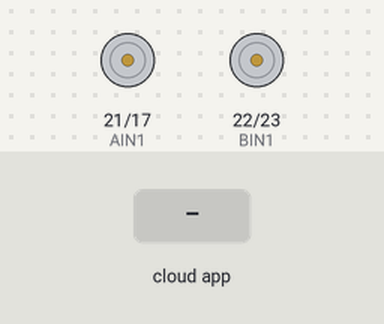
Bench run of a sketch on a simulated ESP32. On the bench: motor-driver pin pairs drawn as motors (green arrow = first pin HIGH = forward, orange = second pin HIGH = backward, longer = more drive, scaled by the enable pin). The inputs (shaded band) are chosen by the test bench. The ROS host is connected and sends only what is stated.

Above: at 1.2 s.
1.3 s: the phone or cloud app sets linear.x to -100
At 2.4 s:
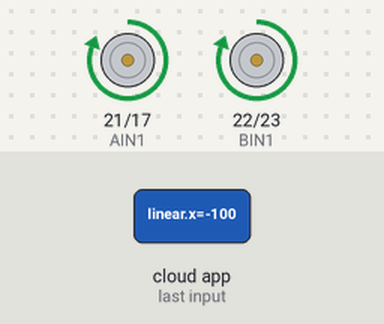
2.8 s: the phone or cloud app sets linear.x to 0
At 3.2 s:
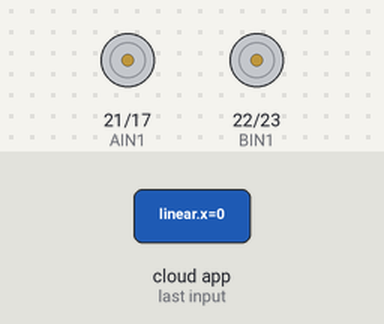
4.3 s: the phone or cloud app sets linear.x to 100
At 5.6 s:
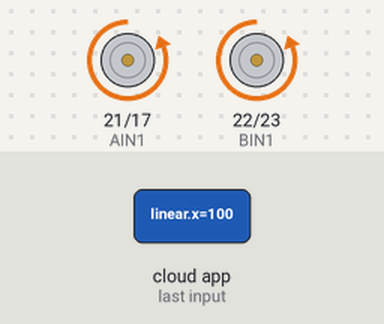
Timing chart, 0 to 7.3 s (numbered marks = the images above; inputs shaded):
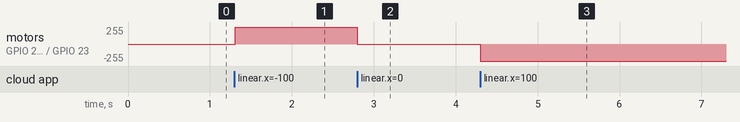

The sketch:

cmd_vel_sample.ino
```cpp
#include <micro_ros_arduino.h>

#include <stdio.h>
#include <rcl/rcl.h>
#include <rcl/error_handling.h>
#include <rclc/rclc.h>
#include <rclc/executor.h>

#include <geometry_msgs/msg/twist.h>

rcl_subscription_t cmd_vel_subscriber;
geometry_msgs__msg__Twist cmd_vel_msg;

rclc_executor_t executor;
rclc_support_t support;
rcl_allocator_t allocator;
rcl_node_t node;
rcl_timer_t timer;


const float L = 0.183;
double actualSpeed_A = 0.0;   // The actual rotation speed
double actualSpeed_B = 0.0;   // The actual rotation speed
float vcmd;
float wcmd;


// --- --- --- Motor Part --- --- ---
// The following defines how to control the ESP32 pin of TB6612
// Motor A
const uint16_t PWMA = 25;                           // Motor A PWM control  Orange
const uint16_t AIN1 = 21;        // Left backward   // Motor A input 1      Green
const uint16_t AIN2 = 17;        // Left forward    // Motor A input 2      Brown
// Motor B
const uint16_t BIN1 = 22;        // Right backward  // Motor B input 1       Yellow
const uint16_t BIN2 = 23;        // Right forward   // Motor B input 2       Purple
const uint16_t PWMB = 26;                           // Motor B PWM control   White

// PWM frequency of pins used for PWM outputs
int freq = 100000;

// Define PWM channel
int channel_A = 5;
int channel_B = 6;

// Defines PWM accuracy, when it is 8, the PWM value is 0-255 (2^8-1)
const uint16_t ANALOG_WRITE_BITS = 8;
// The maximum PWM value
const uint16_t MAX_PWM = pow(2, ANALOG_WRITE_BITS)-1;
// The minimum PWM, due to the poor low-speed characteristics of DC motors, may not reach the motor's rotation threshold
const uint16_t MIN_PWM = -MAX_PWM;

// Motor A control
void channel_A_Ctrl(float pwmInputA){
  // Round the pwmInput value to the nearest integer
  int pwmIntA = round(pwmInputA);

  // If pwmInput is 0, it stops rotating
  if(pwmIntA == 0){
    digitalWrite(AIN1, LOW);
    digitalWrite(AIN2, LOW);
    return;
  }

  // Determine the direction of rotation by determining the positive or negative pwmInput value
  if(pwmIntA > 0){
    // Left forward
    digitalWrite(AIN1, LOW);
    digitalWrite(AIN2, HIGH);
    // constrain() function is for limiting the pwmIntA value between MIN_PWM and MAX_PWM
    ledcWrite(channel_A, constrain(pwmIntA, MIN_PWM, MAX_PWM));
  }
  else{
    // Left backward
    digitalWrite(AIN1, HIGH);
    digitalWrite(AIN2, LOW);
    ledcWrite(channel_A,constrain(pwmIntA, MIN_PWM, MAX_PWM));
  }
}

// Motor B control
void channel_B_Ctrl(float pwmInputB){
  int pwmIntB = round(pwmInputB);

  // If pwmInput is 0, it stops rotating
  if(pwmIntB == 0){
    digitalWrite(BIN1, LOW);
    digitalWrite(BIN2, LOW);
    return;
  }

  if(pwmIntB > 0){
    // Right forward
    digitalWrite(BIN1, LOW);
    digitalWrite(BIN2, HIGH);
    ledcWrite(channel_B,constrain(pwmIntB, MAX_PWM, MIN_PWM));
  }
  else{
    // Right backward
    digitalWrite(BIN1, HIGH);
    digitalWrite(BIN2, LOW);
    ledcWrite(channel_B,constrain(pwmIntB, MIN_PWM, MAX_PWM));
  }
}
// --- --- --- --- --- --- --- --- ---


#define RCCHECK(fn) { rcl_ret_t temp_rc = fn; if((temp_rc != RCL_RET_OK)){error_loop();}}
#define RCSOFTCHECK(fn) { rcl_ret_t temp_rc = fn; if((temp_rc != RCL_RET_OK)){}}

// Function prototypes
void setMotorSpeed(int speedLeft, int speedRight);

void error_loop(){
  while(1){
    delay(100);
  }
}


// Twist message callback
void cmd_vel_callback(const void *msgin) {
  const geometry_msgs__msg__Twist *msg = (const geometry_msgs__msg__Twist *)msgin;

  // Calculate motor speeds based on twist message
  float vcmd = msg->linear.x;
  float wcmd = msg->angular.z;

  actualSpeed_A = vcmd + (wcmd*L/2);
  actualSpeed_B = vcmd - (wcmd*L/2);

  // Set motor speeds
  channel_A_Ctrl(actualSpeed_A);
  channel_B_Ctrl(actualSpeed_B);
}


void setup() {
  //set_microros_transports();
  set_microros_wifi_transports("alswlwh", "1234567890", "192.168.97.165", 8888);

  //Initialize the serial port, and the baud rate is 115200
  Serial.begin(115200);
  // Wait for serial port initialization to complete
  while(!Serial){}

  // Setting the operating mode of the ESP32 pin used to control the TB6612FNG
  pinMode(AIN1, OUTPUT);
  pinMode(AIN2, OUTPUT);
  pinMode(PWMA, OUTPUT);
  pinMode(BIN1, OUTPUT);
  pinMode(BIN2, OUTPUT);
  pinMode(PWMB, OUTPUT);

  // Setting the channel, frequency, and accuracy of the ESP32 pin used for PWM outputs
  ledcSetup(channel_A, freq, ANALOG_WRITE_BITS);
  ledcAttachPin(PWMA, channel_A);

  ledcSetup(channel_B, freq, ANALOG_WRITE_BITS);
  ledcAttachPin(PWMB, channel_B);

  // The pin used to control rotation is placed at a low level, the motor stops rotating to avoid starting rotation immediately after initialization
  digitalWrite(AIN1, LOW);
  digitalWrite(AIN2, LOW);
  digitalWrite(BIN1, LOW);
  digitalWrite(BIN2, LOW);
  // ----------------------------------------------------------------------------------- //

  allocator = rcl_get_default_allocator();

  //create init_options
  RCCHECK(rclc_support_init(&support, 0, NULL, &allocator));

  // create node
  RCCHECK(rclc_node_init_default(&node, "waverover", "", &support));

  // create subscriber
  RCCHECK(rclc_subscription_init_default(
    &cmd_vel_subscriber,
    &node,
    ROSIDL_GET_MSG_TYPE_SUPPORT(geometry_msgs, msg, Twist),
    "follower/cmd_vel"));

  // create executor
  RCCHECK(rclc_executor_init(&executor, &support.context, 1, &allocator));
  RCCHECK(rclc_executor_add_subscription(&executor, &cmd_vel_subscriber, &cmd_vel_msg, &cmd_vel_callback, ON_NEW_DATA));
}

void loop() {
  RCCHECK(rclc_executor_spin_some(&executor, RCL_MS_TO_NS(100)));
}
```

Measured:
- after the input at 1.3 s, motor on GPIO 21 (AIN1) / GPIO 17 (AIN2), motor on GPIO 22 (BIN1) / GPIO 23 (BIN2): stopped → forward 255/255 at once
- after the input at 2.8 s, motor on GPIO 21 (AIN1) / GPIO 17 (AIN2), motor on GPIO 22 (BIN1) / GPIO 23 (BIN2): forward 255/255 → stopped at once
- after the input at 4.3 s, motor on GPIO 21 (AIN1) / GPIO 17 (AIN2), motor on GPIO 22 (BIN1) / GPIO 23 (BIN2): stopped → backward 255/255 at once
